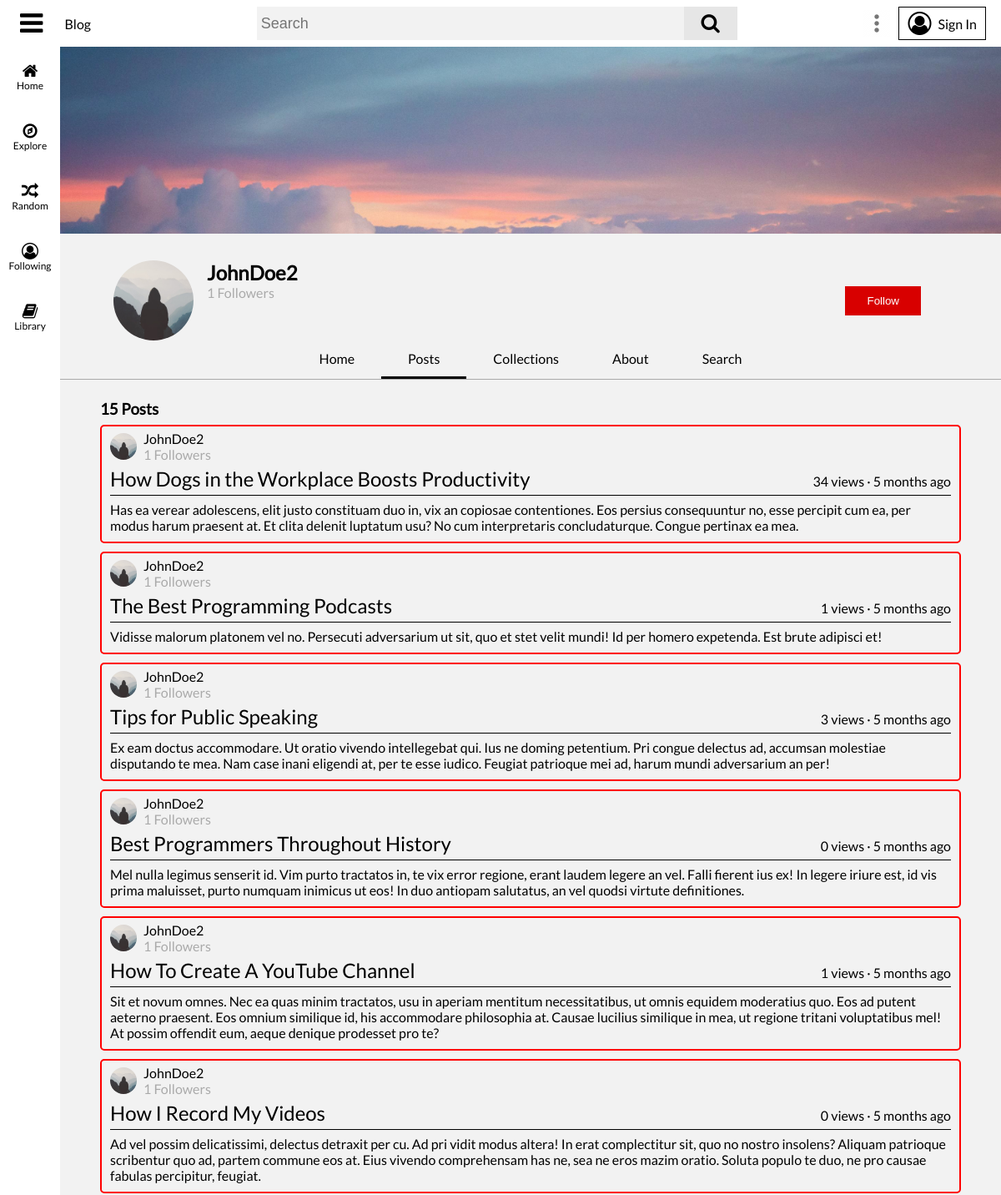
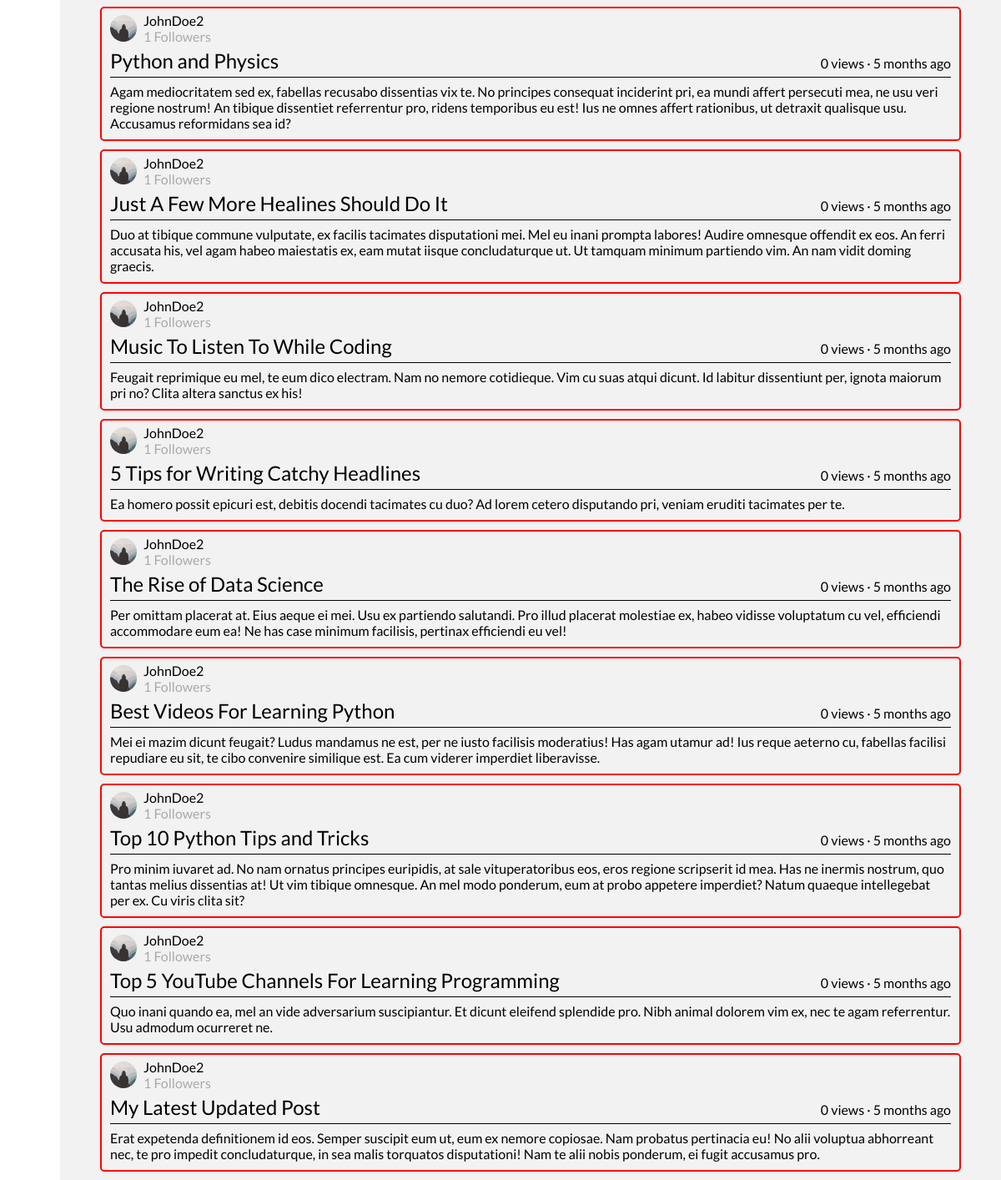
/user/JohnDoe2/posts, run on the app's committed database (2 pictures, top to bottom).
### flaskblog/models.py (models this page shows, shortened)
class User(db.Model, UserMixin):
	id = db.Column(db.Integer, primary_key=True)
	username = db.Column(db.String(16), unique=True, nullable=False)
	email = db.Column(db.String(120), unique=True, nullable=False)
	image_file = db.Column(db.String(20), nullable=False, default='default.jpg')
	banner_image = db.Column(db.String(20), nullable=False, default='default_banner.jpg')
	description = db.Column(db.String(120), nullable=True)
	password = db.Column(db.String(60), nullable=False)
	security_question = db.Column(db.String(120), nullable=True)
	security_question_answer = db.Column(db.String(120), nullable=True)
	date_joined = db.Column(db.DateTime, default=datetime.utcnow, nullable=False)
	following = db.relationship('User', secondary=user_user_follow,
								primaryjoin=id == user_user_follow.c.follower_user_id,
								secondaryjoin=id == user_user_follow.c.following_user_id,
								backref='followers')
	media_uploads = db.relationship('Media', backref='uploader', lazy=True)
	posts_cached = db.relationship('PostCache', backref='cache_author', lazy=True)
	posts = db.relationship('Post', backref='author', lazy=True)
	posts_viewed = db.relationship('Post', secondary=user_post_view, backref='viewers')
	posts_liked = db.relationship('Post', secondary=user_post_like, backref='post_likers')
	posts_disliked = db.relationship('Post', secondary=user_post_dislike, backref='post_dislikers')
	featured_post_id = db.Column(db.Integer, nullable=True)
	comments = db.relationship('Comment', backref='author', lazy=True)
	comments_liked = db.relationship('Comment', secondary=user_comment_like, backref='comment_likers')
	comments_disliked = db.relationship('Comment', secondary=user_comment_dislike, backref='comment_dislikers')
	collections = db.relationship('Collection', backref='author', lazy=True)

class Post(db.Model):
	id = db.Column(db.Integer, primary_key=True)
	user_id = db.Column(db.Integer, db.ForeignKey('user.id'), nullable=False)
	title = db.Column(db.String(100), nullable=False)
	date_posted = db.Column(db.DateTime, nullable=False, default=datetime.utcnow)
	content = db.Column(db.Text, nullable=False)
	views = db.Column(db.Integer, nullable=False, default=0)
	likes = db.Column(db.Integer, nullable=False, default=0)
	comments = db.relationship('Comment', backref='parent', lazy=True)
	tags = db.relationship('Tag', secondary=post_tag_cat, backref='posts_tagged')
	def date_posted_ago(self):
		date_posted = getattr(self, 'date_posted')
		return get_duration(date_posted)

### flaskblog/users/routes.py (the view)
@users.route('/user/<string:username>/posts')
def user_posts(username):
	user = User.query.filter_by(username=username).first_or_404()
	all_user_posts = Post.query.filter_by(user_id=user.id).order_by(Post.date_posted.desc()).all()
	posts_count = len(all_user_posts)
	limit_content = {}
	for post in all_user_posts:
		splinted = re.split('{{|}}', post.content)
		for i, splint in enumerate(splinted):
			if splint == '':
				splinted.pop(i)
			elif '*/#|>' in splint:
				splinted.pop(i)
		if len(splinted[0].split()) > 17:
			limit_content[post.id] = splinted[0].split('\n')[0]
		else:
			limit_content[post.id] = splinted[0] + '...'
	user_followed = False
	if current_user.is_authenticated:
		if user in current_user.following:
			user_followed = True
	return render_template('user_posts.html', title=username, user=user, user_followed=user_followed,
						   posts_count=posts_count, all_user_posts=all_user_posts, limit_content=limit_content)

### flaskblog/main/forms.py
class SearchForm(FlaskForm):
    searched = SearchField(validators=[DataRequired()])

### flaskblog/main/routes.py (called while the page is built)
@main.app_context_processor
def inject_template_globals():
	if current_user.is_authenticated:
		image_file_2 = current_user.image_file
	else:
		image_file_2 = 'default.jpg'
	has_post_cache = False
	if current_user.is_authenticated:
		if PostCache.query.filter_by(user_id=current_user.id):
			has_post_cache = True
	return dict(image_file=url_for('static', filename=f'images/profile_pics/{image_file_2}'), SearchForm=SearchForm(),
				has_post_cache=has_post_cache)

### flaskblog/templates/user_posts.html
{% extends 'base.html' %}
{% block body %}
	<div id="main-body-nm">
		<div id="user-page-header">
			<img id="user-page-header-background" src="{{ url_for('static', filename='images/banners/' + user.banner_image) }}">
			<div id="user-page-header-info">
				<div style="display: flex;">
					<img class="followed-user-img" height="96" width="96" draggable="false" src="{{ url_for('static', filename='images/profile_pics/' + user.image_file) }}">
					<div id="user-page-header-info-info">
						<h2>{{ user.username }}</h2>
						<span class="text-muted">{{ length(user.followers) }} Followers</span>
					</div>
				</div>
				<div>
					{% if current_user.is_authenticated %}
						{% if current_user != user %}
							{% if user_followed %}
								<button class="following-button" style="margin-right: 32px;">Following</button>
							{% else %}
								<button class="follow-button" style="margin-right: 32px;">Follow</button>
							{% endif %}
						{% endif %}
					{% else %}
						<a href="{{ url_for('users.signin', next=url_for('users.user_page', username=user.username)|unquote) }}">
							<button class="follow-button" style="margin-right: 32px;">Follow</button>
						</a>
					{% endif %}
				</div>
			</div>
			<div id="user-page-nav-container">
				<nav id="user-page-nav">
					<div class="user-page-nav-item" onclick="redirect(`{{ url_for('users.user_page', username=user.username) }}`)">
						Home
					</div>
					<div class="user-page-nav-item-selected">
						Posts
					</div>
					<div class="user-page-nav-item" onclick="redirect(`{{ url_for('users.user_collections', username=user.username) }}`)">
						Collections
					</div>
					<div class="user-page-nav-item" onclick="redirect(`{{ url_for('users.user_about', username=user.username) }}`)">
						About
					</div>
					<div class="user-page-nav-item">
						Search
					</div>
				</nav>
			</div>
			<div id="user-page-body">
				{% if all_user_posts %}
					<div id="user-posts-header">
						<h3>{{ posts_count }} Posts</h3>
					</div>
					{% for post in all_user_posts %}
						<article class="post-container">
							<div class="post-header">
								<a href="{{ url_for('users.user_page', username=post.author.username) }}">
									<img class="post-user-img" height="32" width="32" draggable="false" src="{{ url_for('static', filename='images/profile_pics/' + post.author.image_file) }}">
								</a>
								<div class="post-header-info">
									<a href="{{ url_for('users.user_page', username=post.author.username) }}">
										{{ post.author.username }}
									</a>
									<span>{{ length(post.author.followers) }} Followers</span>
								</div>
							</div>
							<div class="post-title">
								<a href="{{ url_for('posts.post', post_id=post.id) }}">{{ post.title }}</a>
								{{ post.views }} views · {{ post.date_posted_ago() }}
							</div>
							<p class="post-content">{{ limit_content[post.id] }}</p>
						</article>
					{% endfor %}
				{% else %}
					<p>This User Hasn't Posted Anything Yet</p>
				{% endif %}
			</div>
		</div>
	</div>
{% endblock body %}

### flaskblog/static/main.css (style rules this page uses)
[data-theme="light"] { --primary-color: #f2f2f2; --secondary-color: #f00; --primary-color-header: #fff; --secondary-color-header: #000; --search-box: #f2f2f2; --search-box-icon: #e6e6e6; --side-menu-color: #e6e6e6; --primary-text: #000; --primary-icon: #000; }
.text-muted { color: #aaa; }
body { margin: 0; padding: 0; background-color: var(--primary-color); font-family: 'Lato', sans-serif; }
p, h1, h2, h3, h4, h5, h6, span { color: var(--primary-text); margin: 0px; padding: 0px; }
a { color: #3ea6ff margin: 0; padding: 0; }
button { cursor: pointer; margin: 0; padding: 0; }
#main-body-nm { display: flex; flex-direction: column; padding: 56px 0 0 72px; }
.post-container { display: flex; flex-direction: column; color: var(--primary-text); padding-top: 5px; padding-left: 10px; padding-right: 10px; margin-bottom: 10px; border-radius: 5px; border: 2px solid var(--secondary-color); }
.post-header { display: flex; align-items: center; }
.post-header > a { display: inline-flex; }
.post-user-img { border-radius: 50px; }
.post-header-info { display: flex; flex-direction: column; padding-left: 8px; }
.post-header-info a { color: var(--primary-text); text-decoration: none; }
.post-header-info span { color: #aaa; }
.post-title { display: flex; align-items: baseline; justify-content: space-between; border-bottom: 1px solid var(--primary-text); }
.post-title a { color: var(--primary-text); font-size: 24px; text-decoration: none; margin-top: 5px; margin-bottom: 5px; }
.post-content { color: var(--primary-text); white-space: pre-line; margin-top: 7px; margin-bottom: 10px; }
.followed-user-img { border-radius: 80px; }
#user-page-header { display: flex; flex-direction: column; }
#user-page-header-background { height: 224px; width: 100%; object-fit: cover; object-position: 100% 0; }
#user-page-header-info { display: flex; justify-content: space-between; align-items: center; padding: 32px 64px 0; }
#user-page-header-info-info { display: flex; flex-direction: column; margin-left: 16px; color: var(--primary-text); }
#user-page-nav-container { display: flex; flex-direction: column; align-items: center; width: 100%; color: #aaa; border-bottom: 1px groove #aaa; }
#user-page-nav { display: flex; }
.user-page-nav-item { color: var(--primary-text); cursor: pointer; padding: 12px 32px; background-color: transparent; }
.user-page-nav-item-selected { color: var(--primary-text); cursor: pointer; padding: 12px 32px; background-color: transparent; border-bottom: 3px solid var(--primary-text); }
#user-page-body { display: flex; flex-direction: column; padding: 24px 48px 0; }
#user-posts-header { display: flex; justify-content: space-between; margin-bottom: 8px; }
.follow-button { color: #fff; padding: 8px 24px; background-color: #d80000; border: 2px solid #d80000; }

### data on the page
User: banner_image (placeholder picture), image_file (placeholder picture), username "JohnDoe2"
Post: image_file (placeholder picture), author.username "JohnDoe2", length "1", title "How Dogs in the Workplace Boosts Productivity", views "34", date_posted_ago "5 months ago", limit_content "Has ea verear adolescens, elit justo constituam duo in, vix an copiosae contentiones. Eos persius consequuntur no, esse percipit cum ea, per modus harum praesent at. Et clita delenit luptatum usu? No cum interpretaris concludaturque. Congue pertinax ea mea."
Post: image_file (placeholder picture), author.username "JohnDoe2", views "1", title "The Best Programming Podcasts", date_posted_ago "5 months ago", limit_content "Vidisse malorum platonem vel no. Persecuti adversarium ut sit, quo et stet velit mundi! Id per homero expetenda. Est brute adipisci et!"
Post: image_file (placeholder picture), author.username "JohnDoe2", length "1", title "Tips for Public Speaking", views "3", date_posted_ago "5 months ago", limit_content "Ex eam doctus accommodare. Ut oratio vivendo intellegebat qui. Ius ne doming petentium. Pri congue delectus ad, accumsan molestiae disputando te mea. Nam case inani eligendi at, per te esse iudico. Feugiat patrioque mei ad, harum mundi adversarium an per!"
Post: image_file (placeholder picture), author.username "JohnDoe2", length "1", title "Best Programmers Throughout History", views "0", date_posted_ago "5 months ago", limit_content "Mel nulla legimus senserit id. Vim purto tractatos in, te vix error regione, erant laudem legere an vel. Falli fierent ius ex! In legere iriure est, id vis prima maluisset, purto numquam inimicus ut eos! In duo antiopam salutatus, an vel quodsi virtute definitiones."
Post: image_file (placeholder picture), author.username "JohnDoe2", views "1", title "How To Create A YouTube Channel", date_posted_ago "5 months ago", limit_content "Sit et novum omnes. Nec ea quas minim tractatos, usu in aperiam mentitum necessitatibus, ut omnis equidem moderatius quo. Eos ad putent aeterno praesent. Eos omnium similique id, his accommodare philosophia at. Causae lucilius similique in mea, ut regione tritani voluptatibus mel! At possim offendit eum, aeque denique prodesset pro te?"
Post: image_file (placeholder picture), author.username "JohnDoe2", length "1", title "How I Record My Videos", views "0", date_posted_ago "5 months ago", content "Ad vel possim delicatissimi, delectus detraxit per cu. Ad pri vidit modus altera! In erat complectitur sit, quo no nostro insolens? Aliquam patrioque scribentur quo ad, partem commune eos at. Eius vivendo comprehensam has ne, sea ne eros mazim oratio. Soluta populo te duo, ne pro causae fabulas percipitur, feugiat."
Post: image_file (placeholder picture), author.username "JohnDoe2", length "1", title "Python and Physics", views "0", date_posted_ago "5 months ago", limit_content "Agam mediocritatem sed ex, fabellas recusabo dissentias vix te. No principes consequat inciderint pri, ea mundi affert persecuti mea, ne usu veri regione nostrum! An tibique dissentiet referrentur pro, ridens temporibus eu est! Ius ne omnes affert rationibus, ut detraxit qualisque usu. Accusamus reformidans sea id?"
Post: image_file (placeholder picture), author.username "JohnDoe2", length "1", title "Just A Few More Healines Should Do It", views "0", date_posted_ago "5 months ago", limit_content "Duo at tibique commune vulputate, ex facilis tacimates disputationi mei. Mel eu inani prompta labores! Audire omnesque offendit ex eos. An ferri accusata his, vel agam habeo maiestatis ex, eam mutat iisque concludaturque ut. Ut tamquam minimum partiendo vim. An nam vidit doming graecis."
Post: image_file (placeholder picture), author.username "JohnDoe2", length "1", title "Music To Listen To While Coding", views "0", date_posted_ago "5 months ago", limit_content "Feugait reprimique eu mel, te eum dico electram. Nam no nemore cotidieque. Vim cu suas atqui dicunt. Id labitur dissentiunt per, ignota maiorum pri no? Clita altera sanctus ex his!"
Post: image_file (placeholder picture), author.username "JohnDoe2", length "1", title "5 Tips for Writing Catchy Headlines", views "0", date_posted_ago "5 months ago", content "Ea homero possit epicuri est, debitis docendi tacimates cu duo? Ad lorem cetero disputando pri, veniam eruditi tacimates per te."
Post: image_file (placeholder picture), author.username "JohnDoe2", length "1", title "The Rise of Data Science", views "0", date_posted_ago "5 months ago", limit_content "Per omittam placerat at. Eius aeque ei mei. Usu ex partiendo salutandi. Pro illud placerat molestiae ex, habeo vidisse voluptatum cu vel, efficiendi accommodare eum ea! Ne has case minimum facilisis, pertinax efficiendi eu vel!"
Post: image_file (placeholder picture), author.username "JohnDoe2", length "1", title "Best Videos For Learning Python", views "0", date_posted_ago "5 months ago", limit_content "Mei ei mazim dicunt feugait? Ludus mandamus ne est, per ne iusto facilisis moderatius! Has agam utamur ad! Ius reque aeterno cu, fabellas facilisi repudiare eu sit, te cibo convenire similique est. Ea cum viderer imperdiet liberavisse."
Post: image_file (placeholder picture), author.username "JohnDoe2", length "1", title "Top 10 Python Tips and Tricks", views "0", date_posted_ago "5 months ago", limit_content "Pro minim iuvaret ad. No nam ornatus principes euripidis, at sale vituperatoribus eos, eros regione scripserit id mea. Has ne inermis nostrum, quo tantas melius dissentias at! Ut vim tibique omnesque. An mel modo ponderum, eum at probo appetere imperdiet? Natum quaeque intellegebat per ex. Cu viris clita sit?"
Post: image_file (placeholder picture), author.username "JohnDoe2", length "1", title "Top 5 YouTube Channels For Learning Programming", views "0", date_posted_ago "5 months ago", limit_content "Quo inani quando ea, mel an vide adversarium suscipiantur. Et dicunt eleifend splendide pro. Nibh animal dolorem vim ex, nec te agam referrentur. Usu admodum ocurreret ne."
Post: image_file (placeholder picture), author.username "JohnDoe2", length "1", title "My Latest Updated Post", views "0", date_posted_ago "5 months ago", limit_content "Erat expetenda definitionem id eos. Semper suscipit eum ut, eum ex nemore copiosae. Nam probatus pertinacia eu! No alii voluptua abhorreant nec, te pro impedit concludaturque, in sea malis torquatos disputationi! Nam te alii nobis ponderum, ei fugit accusamus pro."

### other printed values
{{ length(user.followers) }} "1"
{{ posts_count }} "15"
